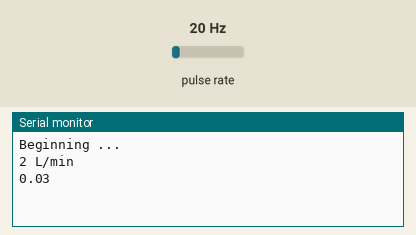
Recording of a sketch running on a simulated Arduino Uno, built with avr-gcc and run on an emulated ATmega328P. On the bench: the last lines printed to the serial monitor. Wiring (inferred from the names in the program): pulse sensor: data pin 2. Inputs (shaded band) come from the test bench; at power-on: pulse rate 20 Hz. EEPROM starts erased.

Above: at 1.2 s.
1.3 s: pulse rate (sensor on pin 2) set to 4 Hz
At 2.6 s:
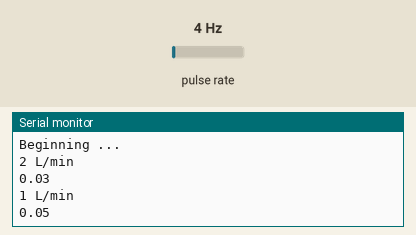
2.8 s: pulse rate (sensor on pin 2) set to 50 Hz
At 5.7 s:
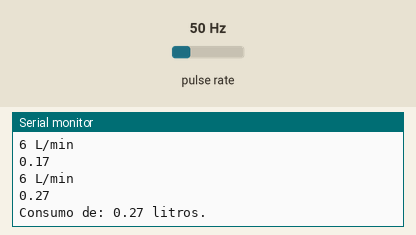
Timing chart, 0 to 7.2 s (numbered marks = the images above; inputs shaded):
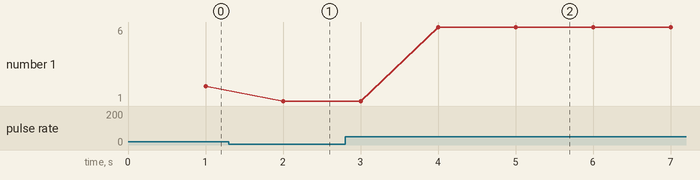

Measured:
- after the input at 1.3 s, the serial monitor: prints a new line after 0.70 s (image 1)
- after the input at 2.8 s, the serial monitor: prints a new line after 0.21 s (image 2)
- plotted number 1: 2 → 1 after the input at 1.3 s, 1 → 6 after the input at 2.8 s

The sketch:

NRF_FLOWSENSOR.ino
```cpp
#include <SPI.h>
#include <Mirf.h>
#include <nRF24L01.h>
#include <MirfHardwareSpiDriver.h>
#include <String.h>
#include <string.h>
#include <avr/io.h>

//Variaveis para transmissao:
String s = "Cliente: Jean, Consumo: ";
String data = "";
//float litros = 400;
int tamanho;

volatile int  flow_frequency;  // Pulsos do medidor de vazao
unsigned int  l_hour;          // Calculated litres/hour
unsigned char flowmeter = 2;  // pino do sensor medidor de vazao
unsigned long currentTime;
unsigned long cloopTime;
unsigned long consumoTime;
unsigned long dayTime;
String litrosString;
float litros = 0;
int periodo = 5000;
char valoresDeLitros[10];
char valorLitrosEEPROM[10];
unsigned int vetorDeEnderecos[11];


void flow ()                  // funcao de interrupcao
{
   flow_frequency++;
}

void setup()
{

   iniciandoVetorDeValores();
   if(EEPROM_read(vetorDeEnderecos[10]) == 'k'){
   //   String aux = "";
      for(int i = 0; i < 10; i++){
          if(EEPROM_read(vetorDeEnderecos[i] != 'b')){
            valorLitrosEEPROM[i] = EEPROM_read(vetorDeEnderecos[i]);
           }
           else{
            i = 10;
            }
        }
        litros = atoi(valorLitrosEEPROM);
    }

   pinMode(flowmeter, INPUT);
   Serial.begin(9600);
   attachInterrupt(0, flow, RISING);

   sei();     //habilita interrupcao
   currentTime = millis();
   cloopTime = currentTime;
   consumoTime = currentTime;
   dayTime = currentTime;

   //Configuracoes do Mirf:

    Mirf.spi = &MirfHardwareSpi;
    Mirf.csnPin = 10; //(This is optional to change the chip select pin)
    Mirf.cePin = 9; //(This is optional to change the enable pin)
    Mirf.init();
    Mirf.setTADDR((byte *)"serv1");
    Mirf.payload = 32;
    Mirf.config();
    Serial.println("Beginning ... "); // "Beginning ..." on sender, or "Listening ..." on sever (Receiver)

}

void loop ()
{
   currentTime = millis();
   // A cada segundo calcula a vazao em litros e escreve na tela
   if(currentTime >= (cloopTime + 1000))
   {
      cloopTime = currentTime;              //Atualiza o tempo de cloop (1 segundo)
      // Frenquencia de pulso do sensor (Hz) = 7.5Q, Q e a vazao em L / min. (3% range)
      l_hour = (flow_frequency / 7.5);
      flow_frequency = 0;
      Serial.print(l_hour);
      Serial.println(" L/min");
      litros = litros + (l_hour/60.0);
      litrosString = (String) litros;
      Serial.println(litrosString);
      EEPROM_write(vetorDeEnderecos[10],'k');


   }
   if(currentTime >= (consumoTime + periodo)){
    consumoTime = currentTime;
    Serial.print("Consumo de: ");
    Serial.print(litros);
    Serial.println(" litros.");
    lendoString(litrosString);
    gravandoNaEEPROM();

    data = s + (String)litros+"L/";
    tamanho = data.length();
    char a[tamanho];
    for(int i = 0; i < tamanho; i++){
      a[i] = data[i];
      }
    Mirf.send((byte *) a);
    delay(200);

  }


}


void EEPROM_write(int uiAddress, char ucData)
{
/* Wait for completion of previous write */
while(EECR & (1<<EEPE))
;
/* Set up address and Data Registers */
EEAR = uiAddress;
EEDR = ucData;
/* Write logical one to EEMPE */
EECR |= (1<<EEMPE);
/* Start eeprom write by setting EEPE */
EECR |= (1<<EEPE);
}

char EEPROM_read(int uiAddress)
{
/* Wait for completion of previous write */
while(EECR & (1<<EEPE))
;
/* Set up address register */
EEAR = uiAddress;
/* Start eeprom read by writing EERE */
EECR |= (1<<EERE);
/* Return data from Data Register */
return EEDR;
}

void lendoString(String s){
    for(int i = 0;  i < s.length(); i++){
      if(s[i] == '.'){
          i = s.length();
        }
      else if(i > 9){
        i = s.length();
        }
      else{
        valoresDeLitros[i] = s[i];
        }
      }
  }

void gravandoNaEEPROM(){
  for(int i = 0; i < 10; i++){
      if(valoresDeLitros[i] != 'b'){
          EEPROM_write(vetorDeEnderecos[i],valoresDeLitros[i]);
        }
       else{
           EEPROM_write(vetorDeEnderecos[i],'b');
        }
    }
  }

void iniciandoVetorDeValores(){
  for(int i = 0; i < 10; i++){
      valoresDeLitros[i] = 'b';
    }
      for(int i = 0; i < 10; i++){
      valorLitrosEEPROM[i] = 0;
    }
    vetorDeEnderecos[0] = 0x02;
    vetorDeEnderecos[1] = 0x03;
    vetorDeEnderecos[2] = 0x04;
    vetorDeEnderecos[3] = 0x05;
    vetorDeEnderecos[4] = 0x06;
    vetorDeEnderecos[5] = 0x07;
    vetorDeEnderecos[6] = 0x08;
    vetorDeEnderecos[7] = 0x09;
    vetorDeEnderecos[8] = 0x010;
    vetorDeEnderecos[9] = 0x011;
    //checa Epprom pela primeira vez
    vetorDeEnderecos[10] = 0x012;
  }
```
